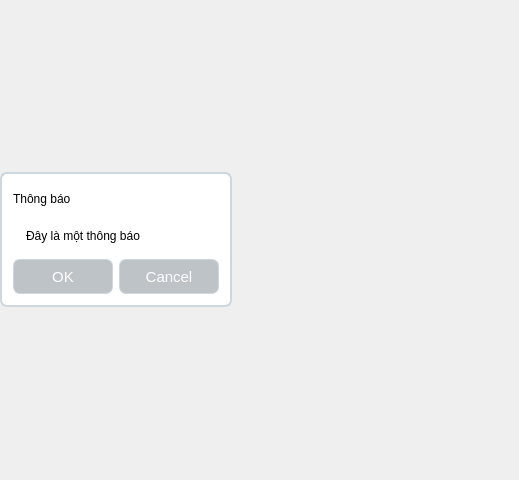
<?xml version="1.0" encoding="UTF-8"?>
<ui version="4.0">
 <class>Form</class>
 <widget class="QWidget" name="Form">
  <property name="geometry">
   <rect>
    <x>0</x>
    <y>0</y>
    <width>519</width>
    <height>480</height>
   </rect>
  </property>
  <property name="sizePolicy">
   <sizepolicy hsizetype="Minimum" vsizetype="Minimum">
    <horstretch>0</horstretch>
    <verstretch>0</verstretch>
   </sizepolicy>
  </property>
  <property name="windowTitle">
   <string>Form</string>
  </property>
  <layout class="QVBoxLayout" name="verticalLayout">
   <property name="leftMargin">
    <number>0</number>
   </property>
   <property name="topMargin">
    <number>0</number>
   </property>
   <property name="rightMargin">
    <number>0</number>
   </property>
   <property name="bottomMargin">
    <number>0</number>
   </property>
   <item>
    <widget class="QFrame" name="frame_main">
     <property name="sizePolicy">
      <sizepolicy hsizetype="Maximum" vsizetype="Maximum">
       <horstretch>0</horstretch>
       <verstretch>0</verstretch>
      </sizepolicy>
     </property>
     <property name="styleSheet">
      <string notr="true">QFrame {
background-color: #fff;
border-radius: 7px;
}
#frame_main {
border: 2px solid #ced6e0;
}
</string>
     </property>
     <property name="frameShape">
      <enum>QFrame::StyledPanel</enum>
     </property>
     <property name="frameShadow">
      <enum>QFrame::Raised</enum>
     </property>
     <layout class="QVBoxLayout" name="verticalLayout_2">
      <property name="spacing">
       <number>5</number>
      </property>
      <property name="leftMargin">
       <number>11</number>
      </property>
      <property name="topMargin">
       <number>0</number>
      </property>
      <property name="rightMargin">
       <number>11</number>
      </property>
      <property name="bottomMargin">
       <number>11</number>
      </property>
      <item>
       <widget class="QFrame" name="frame_titlebar">
        <property name="sizePolicy">
         <sizepolicy hsizetype="Minimum" vsizetype="Fixed">
          <horstretch>0</horstretch>
          <verstretch>0</verstretch>
         </sizepolicy>
        </property>
        <property name="minimumSize">
         <size>
          <width>0</width>
          <height>50</height>
         </size>
        </property>
        <property name="styleSheet">
         <string notr="true">QFrame {
color: black;
}</string>
        </property>
        <property name="frameShape">
         <enum>QFrame::StyledPanel</enum>
        </property>
        <property name="frameShadow">
         <enum>QFrame::Raised</enum>
        </property>
        <layout class="QHBoxLayout" name="horizontalLayout">
         <property name="spacing">
          <number>0</number>
         </property>
         <property name="leftMargin">
          <number>0</number>
         </property>
         <property name="topMargin">
          <number>0</number>
         </property>
         <property name="bottomMargin">
          <number>0</number>
         </property>
         <item>
          <widget class="QLabel" name="label_title">
           <property name="font">
            <font>
             <family>Segoe UI</family>
             <pointsize>9</pointsize>
            </font>
           </property>
           <property name="text">
            <string>Thông báo</string>
           </property>
          </widget>
         </item>
        </layout>
       </widget>
      </item>
      <item>
       <widget class="QFrame" name="frame_content">
        <property name="sizePolicy">
         <sizepolicy hsizetype="Maximum" vsizetype="Maximum">
          <horstretch>0</horstretch>
          <verstretch>0</verstretch>
         </sizepolicy>
        </property>
        <property name="styleSheet">
         <string notr="true"/>
        </property>
        <property name="frameShape">
         <enum>QFrame::StyledPanel</enum>
        </property>
        <property name="frameShadow">
         <enum>QFrame::Raised</enum>
        </property>
        <layout class="QHBoxLayout" name="horizontalLayout_2">
         <property name="leftMargin">
          <number>0</number>
         </property>
         <property name="topMargin">
          <number>0</number>
         </property>
         <property name="rightMargin">
          <number>11</number>
         </property>
         <property name="bottomMargin">
          <number>0</number>
         </property>
         <item alignment="Qt::AlignTop">
          <widget class="QLabel" name="label_image">
           <property name="sizePolicy">
            <sizepolicy hsizetype="Minimum" vsizetype="Minimum">
             <horstretch>0</horstretch>
             <verstretch>0</verstretch>
            </sizepolicy>
           </property>
           <property name="text">
            <string/>
           </property>
           <property name="pixmap">
            <pixmap>D:/pictures/121446649_345781003328897_5897297620313115759_n.jpg</pixmap>
           </property>
          </widget>
         </item>
         <item alignment="Qt::AlignTop">
          <widget class="QLabel" name="label_content">
           <property name="sizePolicy">
            <sizepolicy hsizetype="Minimum" vsizetype="Minimum">
             <horstretch>0</horstretch>
             <verstretch>0</verstretch>
            </sizepolicy>
           </property>
           <property name="font">
            <font>
             <family>Segoe UI</family>
             <pointsize>9</pointsize>
            </font>
           </property>
           <property name="text">
            <string>Đây là một thông báo</string>
           </property>
           <property name="wordWrap">
            <bool>true</bool>
           </property>
          </widget>
         </item>
        </layout>
       </widget>
      </item>
      <item alignment="Qt::AlignRight">
       <widget class="QFrame" name="frame_buttons">
        <property name="sizePolicy">
         <sizepolicy hsizetype="Minimum" vsizetype="Fixed">
          <horstretch>0</horstretch>
          <verstretch>0</verstretch>
         </sizepolicy>
        </property>
        <property name="font">
         <font>
          <family>Segoe UI</family>
          <pointsize>33</pointsize>
         </font>
        </property>
        <property name="styleSheet">
         <string notr="true">

QPushButton {
font-family: &quot;Segoe UI&quot;;
font-size: 15px;
border-radius: 7px;
border: 1px solid #ced6e0;
background-color: #bdc3c7;
color: #ffffff;
}

QPushButton:hover {
background-color:#34495e;
}
</string>
        </property>
        <property name="frameShape">
         <enum>QFrame::StyledPanel</enum>
        </property>
        <property name="frameShadow">
         <enum>QFrame::Raised</enum>
        </property>
        <layout class="QHBoxLayout" name="horizontalLayout_3">
         <property name="leftMargin">
          <number>0</number>
         </property>
         <property name="topMargin">
          <number>11</number>
         </property>
         <property name="rightMargin">
          <number>0</number>
         </property>
         <property name="bottomMargin">
          <number>0</number>
         </property>
         <item>
          <widget class="QPushButton" name="button_OK">
           <property name="sizePolicy">
            <sizepolicy hsizetype="Minimum" vsizetype="Preferred">
             <horstretch>0</horstretch>
             <verstretch>0</verstretch>
            </sizepolicy>
           </property>
           <property name="minimumSize">
            <size>
             <width>100</width>
             <height>35</height>
            </size>
           </property>
           <property name="text">
            <string>OK</string>
           </property>
          </widget>
         </item>
         <item>
          <widget class="QPushButton" name="button_cancel">
           <property name="sizePolicy">
            <sizepolicy hsizetype="Minimum" vsizetype="Preferred">
             <horstretch>0</horstretch>
             <verstretch>0</verstretch>
            </sizepolicy>
           </property>
           <property name="minimumSize">
            <size>
             <width>100</width>
             <height>35</height>
            </size>
           </property>
           <property name="text">
            <string>Cancel</string>
           </property>
          </widget>
         </item>
        </layout>
       </widget>
      </item>
     </layout>
    </widget>
   </item>
  </layout>
 </widget>
 <resources/>
 <connections/>
</ui>
